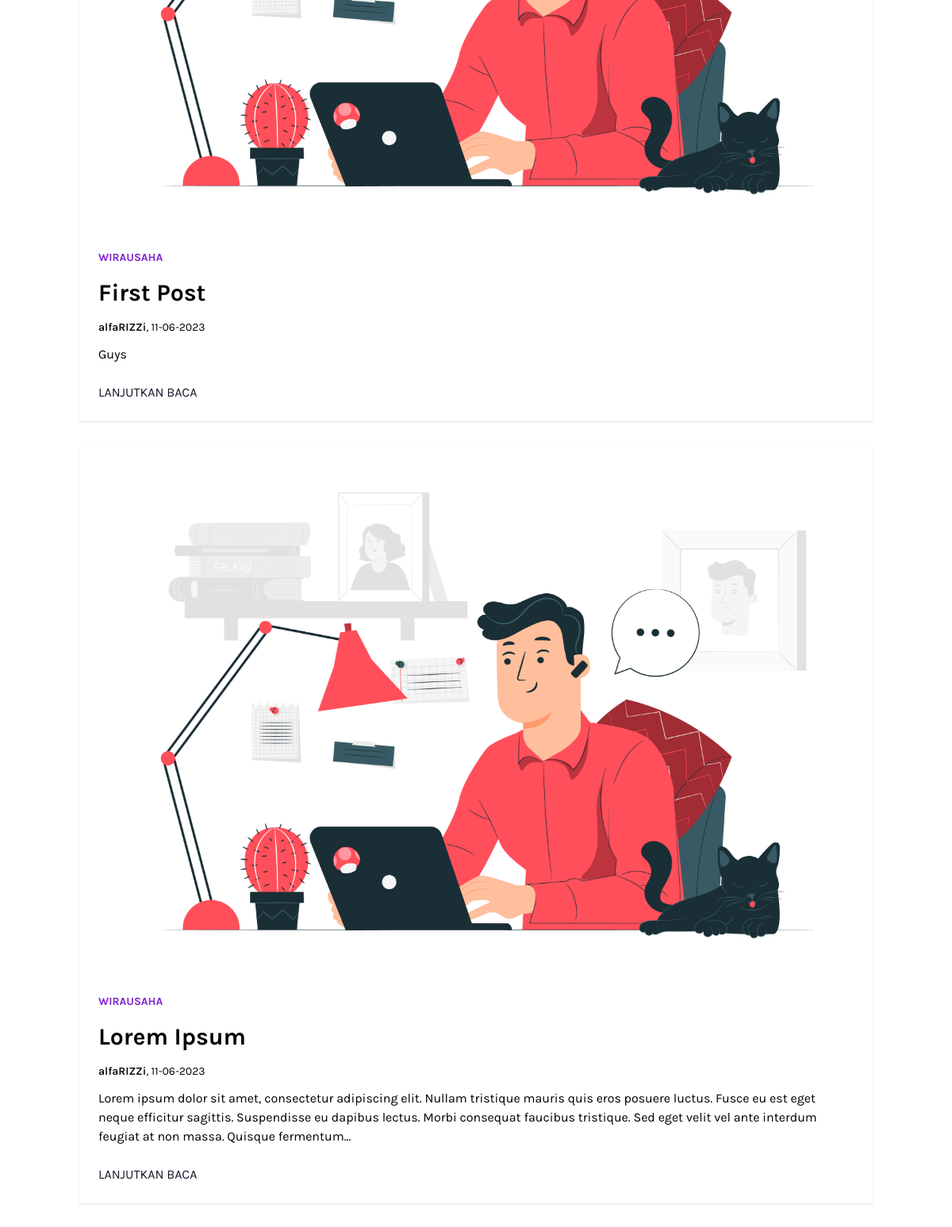
Page /home (middle part) on the earlier database version.
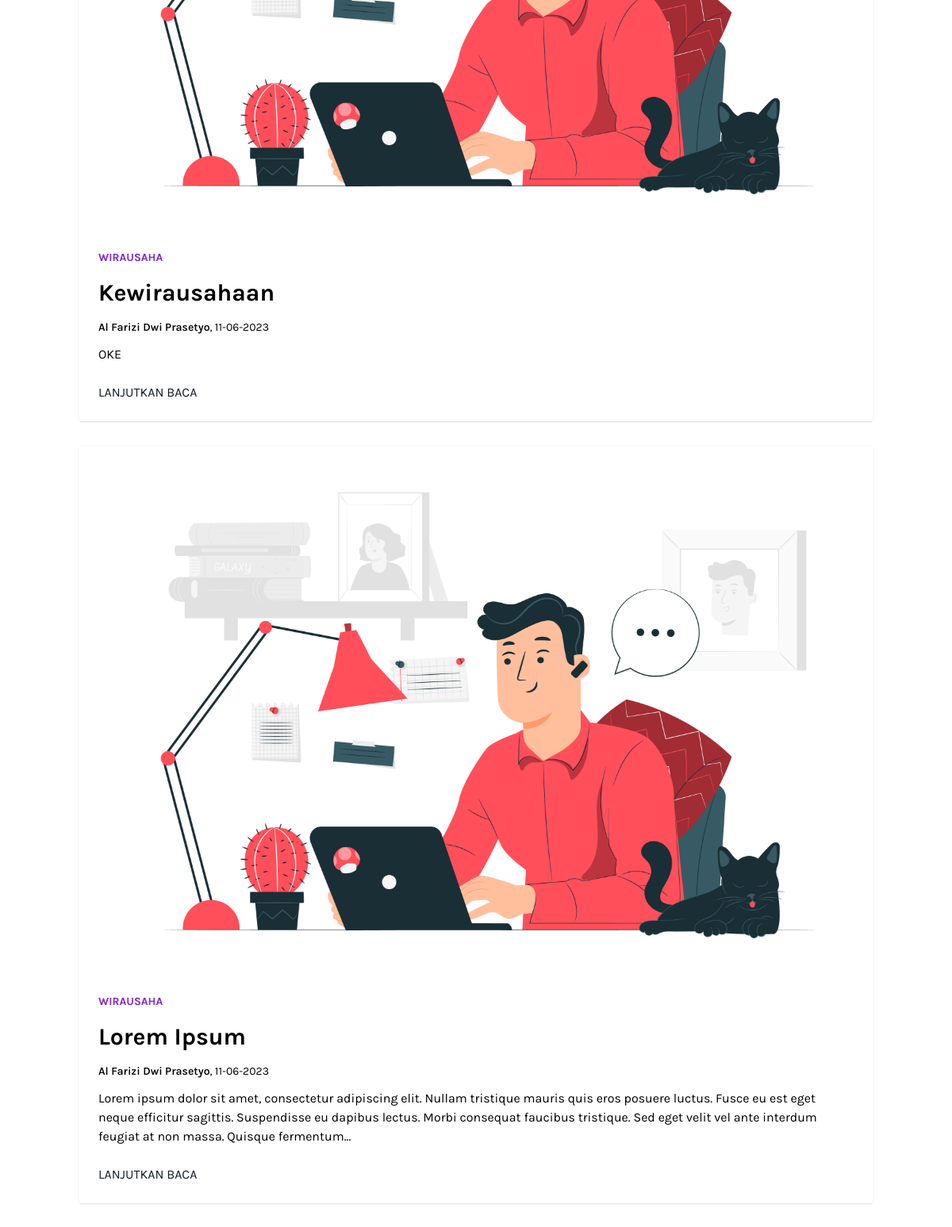
Same page on the later database version.
### flaskblog/models.py (models this page shows, shortened)
class Post(db.Model):
    id = db.Column(db.Integer, primary_key=True)
    title = db.Column(db.String(100), nullable=False)
    date = db.Column(db.DateTime, nullable=False, default=datetime.utcnow)
    content = db.Column(db.Text, nullable=False)
    user_id = db.Column(db.Integer, db.ForeignKey('user.id'), nullable=False )

class User(db.Model, UserMixin):
    id = db.Column(db.Integer, primary_key=True)
    username = db.Column(db.String(20), unique=True, nullable=False)
    email = db.Column(db.String(120), unique=True, nullable=False)
    image_file = db.Column(db.String(20), nullable=False, default='default.jpg')
    password = db.Column(db.String(60), nullable=False)
    posts = db.relationship('Post', backref="author", lazy=True)

### flaskblog/route.py (the view)
@app.route("/")
@app.route("/home")
def home():
    posts = Post.query.all()
    return render_template('home.html', posts=posts, title='Posts')

### flaskblog/templates/home.html (shortened to what this page needs)
{% extends "layout.html"%}
{% block content %}
<div class="container flex justify-between xl:grid grid-cols-3 mx-auto flex flex-wrap py-6">
    <section class="w-full flex flex-col xl:col-span-2 items-center px-3 xl:pl-40 float-left">
        {% for post in posts %}
        <article class="flex flex-col shadow my-4">
            <a href="{{ url_for('post', post_id=post.id)}}" class="hover:opacity-75">
                <img src="{{ url_for('static', filename='../img/3627634.jpg') }}" class="w-full xl:h-50">
            </a>
            <div class="bg-white flex flex-col justify-start p-6">
                <p class="text-purple-700 text-sm font-bold uppercase pb-4">Wirausaha</p>
                <p href="./page/pertemuan1.html" class="text-3xl font-bold hover:text-gray-700 pb-4">{{ post.title }}</p>
                <p href="#" class="text-sm pb-3">
                    <a href="https://www.instagram.com/alfariziiprasetyo/" class="font-semibold hover:text-gray-800">{{ post.author.username }}</a>, {{ post.date.strftime('%d-%m-%Y') }}
                </p>
                <p class="pb-6">{{ post.content | striptags | truncate(300) }}</p>
                <a href="./page/pertemuan1.html" class="uppercase text-gray-900 hover:text-black">Lanjutkan Baca </a>
            </div>
        </article>
        {% endfor %}
    </section>
    <aside class="w-full flex flex-col items-center px-3">
    </aside>
</div>
{% endblock %}

### flaskblog/templates/layout.html (shortened to what this page needs)
<!DOCTYPE html>
<html lang="en">
<head>
    <script src="https://cdn.tailwindcss.com"></script>
</head>
<body class="font-family-karla">
{% block content %}{% endblock %}
</body>
</html>

### flaskblog/templates/layout.html (style rules this page uses)
.font-family-karla { font-family: karla; }

Differences in the rows shown:
changed Post: title "First Post" → "Kewirausahaan"; author.username "alfaRIZZi" → "Al Farizi Dwi Prasetyo"; content "Guys" → "OKE"
changed through a linked row, Post "Lorem Ipsum": author.username "alfaRIZZi" → "Al Farizi Dwi Prasetyo"
